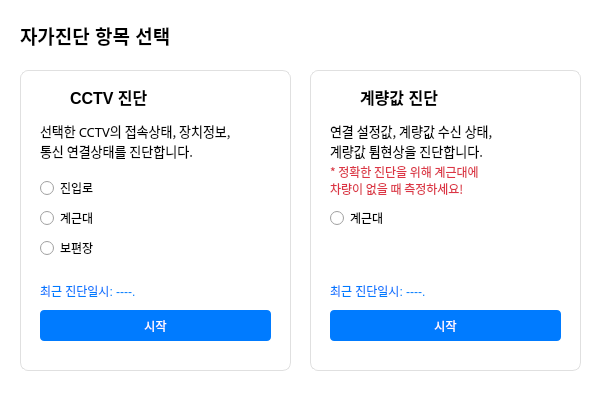
<?xml version="1.0" encoding="UTF-8"?>
<ui version="4.0">
 <class>Dialog</class>
 <widget class="QDialog" name="Dialog">
  <property name="geometry">
   <rect>
    <x>0</x>
    <y>0</y>
    <width>598</width>
    <height>393</height>
   </rect>
  </property>
  <property name="windowTitle">
   <string>Dialog</string>
  </property>
  <property name="styleSheet">
   <string notr="true">#Dialog {
	background-color: #ffffff;
}

#QWidget{
	background: white;
	border-radius: 8px;
	box-shadow: 0 1px 3px rgba(0,0,0,0.1);
    border: 1px solid #e0e0e0;
}

#widget{
	background: white;
	border-radius: 8px;
    border: 1px solid #e0e0e0;
}

#widget_2{
	background: white;
	border-radius: 8px;
    border: 1px solid #e0e0e0;
}

#cctv_date, #weight_date {
	color: #007bff;
}

#weight_warning {
	color: #dc3545
}

#cctv_measure_btn, #weight_measure_btn {
	background: #007bff;
    color: white;
    border: none;
    border-radius: 4px;
}</string>
  </property>
  <widget class="QLabel" name="title">
   <property name="geometry">
    <rect>
     <x>20</x>
     <y>20</y>
     <width>301</width>
     <height>31</height>
    </rect>
   </property>
   <property name="font">
    <font>
     <family>Arial</family>
     <pointsize>14</pointsize>
     <weight>75</weight>
     <bold>true</bold>
    </font>
   </property>
   <property name="text">
    <string>자가진단 항목 선택</string>
   </property>
  </widget>
  <widget class="QWidget" name="widget" native="true">
   <property name="geometry">
    <rect>
     <x>20</x>
     <y>70</y>
     <width>271</width>
     <height>301</height>
    </rect>
   </property>
   <property name="styleSheet">
    <string notr="true"/>
   </property>
   <widget class="QLabel" name="label_2">
    <property name="geometry">
     <rect>
      <x>20</x>
      <y>15</y>
      <width>24</width>
      <height>24</height>
     </rect>
    </property>
    <property name="text">
     <string/>
    </property>
    <property name="pixmap">
     <pixmap>../img/Cam.png</pixmap>
    </property>
   </widget>
   <widget class="QLabel" name="cctv_measure">
    <property name="geometry">
     <rect>
      <x>50</x>
      <y>16</y>
      <width>131</width>
      <height>21</height>
     </rect>
    </property>
    <property name="font">
     <font>
      <family>Arial</family>
      <pointsize>12</pointsize>
      <weight>75</weight>
      <bold>true</bold>
     </font>
    </property>
    <property name="text">
     <string>CCTV 진단</string>
    </property>
   </widget>
   <widget class="QLabel" name="cctv_desc">
    <property name="geometry">
     <rect>
      <x>20</x>
      <y>50</y>
      <width>251</width>
      <height>41</height>
     </rect>
    </property>
    <property name="font">
     <font>
      <family>Agency FB</family>
      <pointsize>10</pointsize>
     </font>
    </property>
    <property name="text">
     <string>선택한 CCTV의 접속상태, 장치정보, 
통신 연결상태를 진단합니다.</string>
    </property>
   </widget>
   <widget class="QLabel" name="cctv_date">
    <property name="geometry">
     <rect>
      <x>20</x>
      <y>210</y>
      <width>241</width>
      <height>21</height>
     </rect>
    </property>
    <property name="styleSheet">
     <string notr="true"/>
    </property>
    <property name="text">
     <string>최근 진단일시: ----.</string>
    </property>
   </widget>
   <widget class="QPushButton" name="cctv_measure_btn">
    <property name="geometry">
     <rect>
      <x>20</x>
      <y>240</y>
      <width>231</width>
      <height>31</height>
     </rect>
    </property>
    <property name="styleSheet">
     <string notr="true"/>
    </property>
    <property name="text">
     <string>시작</string>
    </property>
   </widget>
   <widget class="QRadioButton" name="cctv_radio1">
    <property name="geometry">
     <rect>
      <x>20</x>
      <y>110</y>
      <width>101</width>
      <height>16</height>
     </rect>
    </property>
    <property name="text">
     <string>진입로</string>
    </property>
   </widget>
   <widget class="QRadioButton" name="cctv_radio2">
    <property name="geometry">
     <rect>
      <x>20</x>
      <y>140</y>
      <width>89</width>
      <height>16</height>
     </rect>
    </property>
    <property name="text">
     <string>계근대</string>
    </property>
   </widget>
   <widget class="QRadioButton" name="cctv_radio3">
    <property name="geometry">
     <rect>
      <x>20</x>
      <y>170</y>
      <width>89</width>
      <height>16</height>
     </rect>
    </property>
    <property name="text">
     <string>보편장</string>
    </property>
   </widget>
  </widget>
  <widget class="QWidget" name="widget_2" native="true">
   <property name="geometry">
    <rect>
     <x>310</x>
     <y>70</y>
     <width>271</width>
     <height>301</height>
    </rect>
   </property>
   <property name="styleSheet">
    <string notr="true"/>
   </property>
   <widget class="QLabel" name="label_6">
    <property name="geometry">
     <rect>
      <x>20</x>
      <y>15</y>
      <width>24</width>
      <height>24</height>
     </rect>
    </property>
    <property name="text">
     <string/>
    </property>
    <property name="pixmap">
     <pixmap>../img/Weight.png</pixmap>
    </property>
   </widget>
   <widget class="QLabel" name="weight_measure">
    <property name="geometry">
     <rect>
      <x>50</x>
      <y>16</y>
      <width>121</width>
      <height>21</height>
     </rect>
    </property>
    <property name="font">
     <font>
      <family>Arial</family>
      <pointsize>12</pointsize>
      <weight>75</weight>
      <bold>true</bold>
     </font>
    </property>
    <property name="text">
     <string>계량값 진단</string>
    </property>
   </widget>
   <widget class="QLabel" name="weight_desc">
    <property name="geometry">
     <rect>
      <x>20</x>
      <y>50</y>
      <width>231</width>
      <height>41</height>
     </rect>
    </property>
    <property name="font">
     <font>
      <family>Agency FB</family>
      <pointsize>10</pointsize>
     </font>
    </property>
    <property name="text">
     <string>연결 설정값, 계량값 수신 상태,
계량값 튐현상을 진단합니다.</string>
    </property>
   </widget>
   <widget class="QLabel" name="weight_date">
    <property name="geometry">
     <rect>
      <x>20</x>
      <y>210</y>
      <width>241</width>
      <height>21</height>
     </rect>
    </property>
    <property name="styleSheet">
     <string notr="true">#label_9 {
	color: #007bff;
}</string>
    </property>
    <property name="text">
     <string>최근 진단일시: ----.</string>
    </property>
   </widget>
   <widget class="QPushButton" name="weight_measure_btn">
    <property name="geometry">
     <rect>
      <x>20</x>
      <y>240</y>
      <width>231</width>
      <height>31</height>
     </rect>
    </property>
    <property name="styleSheet">
     <string notr="true">#pushButton_2 {
	background: #007bff;
    color: white;
    border: none;
    border-radius: 4px;
}</string>
    </property>
    <property name="text">
     <string>시작</string>
    </property>
   </widget>
   <widget class="QLabel" name="weight_warning">
    <property name="geometry">
     <rect>
      <x>20</x>
      <y>90</y>
      <width>231</width>
      <height>41</height>
     </rect>
    </property>
    <property name="font">
     <font>
      <family>Agency FB</family>
      <pointsize>9</pointsize>
     </font>
    </property>
    <property name="styleSheet">
     <string notr="true"/>
    </property>
    <property name="text">
     <string>* 정확한 진단을 위해 계근대에
차량이 없을 때 측정하세요!</string>
    </property>
   </widget>
   <widget class="QRadioButton" name="weight_radio">
    <property name="geometry">
     <rect>
      <x>20</x>
      <y>140</y>
      <width>121</width>
      <height>16</height>
     </rect>
    </property>
    <property name="text">
     <string>계근대</string>
    </property>
   </widget>
  </widget>
 </widget>
 <resources/>
 <connections/>
</ui>
